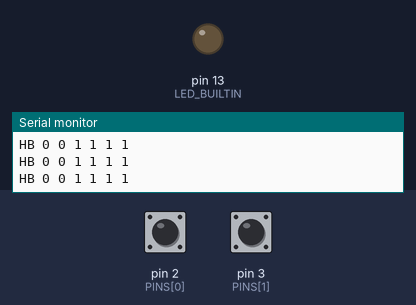
The sketch below on a simulated Arduino Uno, built with avr-gcc and run on an emulated ATmega328P. Parts: output pins drawn as LEDs (lit = HIGH), the last lines printed to the serial monitor. Inputs (shaded band) come from the test bench; at power-on: pin 2 (PINS[0]) HIGH, pin 3 (PINS[1]) HIGH.

Above: at 1.7 s.
1.8 s: pin 2 (PINS[0]) pulled LOW for 0.15 s
At 1.9 s:
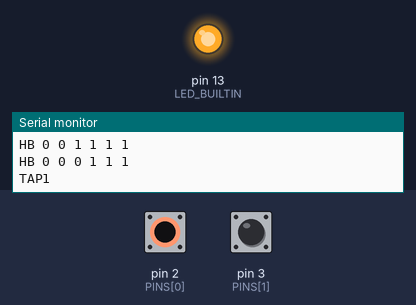
3.4 s: pin 2 (PINS[0]) pulled LOW for 3.2 s
At 7.8 s:
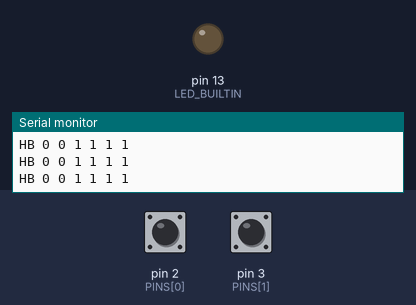
8.1 s: pin 3 (PINS[1]) pulled LOW for 3.2 s
At 8.9 s:
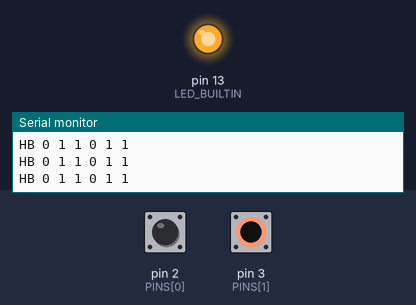
Timing chart, 0 to 12.8 s (numbered marks = the images above; inputs shaded):
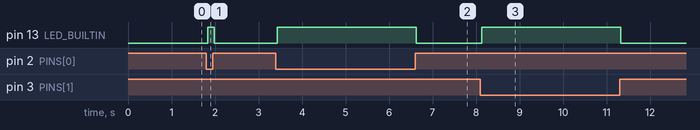

Measured:
- after the input at 1.8 s, pin 13 (LED_BUILTIN): LOW → HIGH at once, → LOW 0.15 s later
- after the input at 3.4 s, pin 13 (LED_BUILTIN): LOW → HIGH at once, → LOW 3.2 s later
- after the input at 8.1 s, pin 13 (LED_BUILTIN): LOW → HIGH at once, → LOW 3.2 s later

The sketch:

tap_buttons.ino
```cpp
/*
  tap_buttons.ino  v3  -  tap buttons / touch sensors for the bodycam pack.

  NEW IN v3: ANY button works, whichever way round it is wired.
    v2 only understood parts that rest LOW and go HIGH when touched (the Grove
    touch sensor). A push button that rests HIGH and goes LOW when pressed
    (Grove dual button, most button modules, a plain button wired from the pin
    to GND) showed D2=1 on the test page forever and never started a mission.
    v3 learns the resting level of each pin and sends the tap the moment the
    pin LEAVES that level. It also switches on the pin's built-in pull-up when
    nothing else is holding the pin, so a plain 2-leg button needs no resistor
    and an empty socket can no longer float and fire random taps. That is why
    both sockets are now on by default.

  YOUR BOARD IS AN ARDUINO UNO R4 WIFI. In the Arduino IDE:
    Tools > Board > Boards Manager > search "UNO R4" > install "Arduino UNO R4 Boards"
    Tools > Board > Arduino UNO R4 Boards > Arduino UNO R4 WiFi
    Tools > Port  > COM5
  Stop tap_stream.py (Ctrl+C) before you upload, or the upload fails.

  WIRING
    Grove shield: button / touch sensor 1 goes in the socket labeled D2.
                  (a second one goes in D3)
                  NOT the I2C, UART or A0 sockets.
    Loose wires, 3-pin module:    SIG -> pin 2, VCC -> 5V, GND -> GND.
    Loose wires, plain 2-leg button:  one leg -> pin 2, other leg -> GND.
                  (NOT to 5V. The pin rests at 5V, so it could never see the press.)

  The resting level is learned when the board boots and again every time
  tap_stream.py starts, so keep your fingers OFF the buttons at that moment.
  Plugged a button in later? Restart tap_stream.py or press RESET on the board.

  WHAT IT SENDS over USB at 9600 baud:
    READY v3     once, when the board boots
    INFO ...     notes for the tap_stream.py terminal (what each pin rests at)
    TAP1 / TAP2  the moment a button is pressed
    HB p2 p3 r2 r3 i2 i3    four times a second, for pins D2 and D3:
                 p = pressed at any time since the last heartbeat (1 = yes)
                 r = raw pin level right now,  i = the level the pin rests at
                 tap_stream.py shows these on the test page, so you can
                 watch D2 flip to 1 when you press the button.

  WHAT IT LISTENS FOR:
    L            learn the resting levels again (tap_stream.py sends this when it connects)

  The onboard LED (marked L) lights up for as long as a button is pressed.
*/

// Set to 1 to ignore socket D3 completely.
const int NUM_SENSORS = 2;

// Button on the other wire of the socket (Grove LED button)? Swap these: {3, 2}.
const int PINS[2] = {2, 3};
const char* NAMES[2] = {"TAP1", "TAP2"};

const unsigned long DEBOUNCE_MS = 400;   // ignore repeat taps faster than this
const int STABLE_READS = 3;              // this many equal reads in a row = real change

int restLevel[2] = {HIGH, HIGH};         // level of the pin when nobody is pressing
bool pressed[2] = {false, false};
bool pressedSinceBeat[2] = {false, false};
int changeCount[2] = {0, 0};
unsigned long lastTap[2] = {0, 0};
unsigned long lastBeat = 0;

// Find out what a pin rests at. With the pull-up on, a pin that STILL reads LOW is
// being held LOW by the part itself (touch sensor, Grove button). That part drives
// the line, so the pull-up goes back off. Everything else rests HIGH and keeps it.
void learnRest(int i) {
  pinMode(PINS[i], INPUT_PULLUP);
  delay(20);
  int highs = 0;
  for (int k = 0; k < 5; k++) {
    if (digitalRead(PINS[i]) == HIGH) highs++;
    delay(2);
  }
  restLevel[i] = highs >= 3 ? HIGH : LOW;
  if (restLevel[i] == LOW) pinMode(PINS[i], INPUT);
  pressed[i] = false;
  pressedSinceBeat[i] = false;
  changeCount[i] = 0;

  Serial.print("INFO D");
  Serial.print(PINS[i]);
  Serial.println(restLevel[i] == HIGH ? " rests HIGH, press = LOW" : " rests LOW, press = HIGH");
}

void setup() {
  Serial.begin(9600);
  pinMode(LED_BUILTIN, OUTPUT);
  delay(500);
  Serial.println("READY v3");
  for (int i = 0; i < 2; i++) learnRest(i);
}

void loop() {
  while (Serial.available() > 0) {
    if (Serial.read() == 'L') {
      for (int i = 0; i < 2; i++) learnRest(i);
    }
  }

  bool anyPressed = false;

  for (int i = 0; i < NUM_SENSORS; i++) {
    bool activeNow = digitalRead(PINS[i]) != restLevel[i];
    if (activeNow == pressed[i]) {
      changeCount[i] = 0;
    } else if (++changeCount[i] >= STABLE_READS) {   // same new level 3 reads in a row
      pressed[i] = activeNow;
      changeCount[i] = 0;
      if (pressed[i] && millis() - lastTap[i] > DEBOUNCE_MS) {
        Serial.println(NAMES[i]);                    // tap = the moment it is pressed
        lastTap[i] = millis();
      }
    }
    if (pressed[i]) {
      anyPressed = true;
      pressedSinceBeat[i] = true;
    }
  }

  digitalWrite(LED_BUILTIN, anyPressed ? HIGH : LOW);

  if (millis() - lastBeat >= 250) {            // heartbeat: pressed, raw level, resting level
    lastBeat = millis();
    Serial.print("HB ");
    Serial.print(pressedSinceBeat[0] ? 1 : 0);
    Serial.print(" ");
    Serial.print(pressedSinceBeat[1] ? 1 : 0);
    for (int i = 0; i < 2; i++) {
      Serial.print(" ");
      Serial.print(digitalRead(PINS[i]));
    }
    for (int i = 0; i < 2; i++) {
      Serial.print(" ");
      Serial.print(restLevel[i] == HIGH ? 1 : 0);
      pressedSinceBeat[i] = false;
    }
    Serial.println();
  }

  delay(10);
}
```
